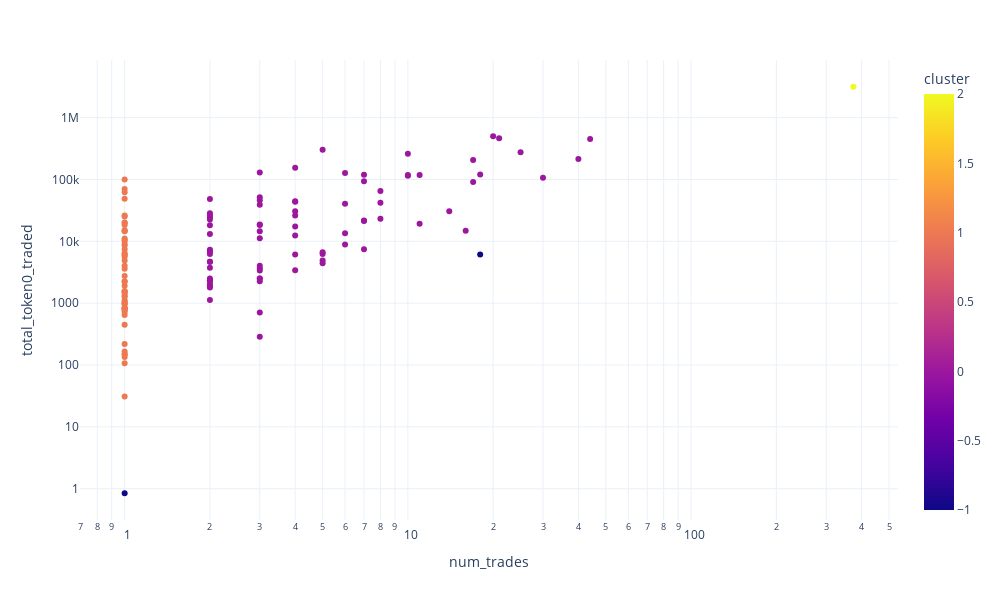

This figure's notebook cell:
### Code cell
px.scatter(summary_df, x='num_trades',y='total_token0_traded', color='cluster', height=600, width=1000,log_x=True, log_y=True, template='plotly_white')

### Figure 1 — Plotly figure (JSON) as saved in the notebook; plotly's stock layout.template omitted (floating-point values rounded to 4 significant figures; data arrays with more than 128 entries replaced by an {"elided": "..."} marker saying what was removed)
{"data": [{"hovertemplate": "num_trades=%{x}<br>total_token0_traded=%{y}<br>cluster=%{marker.color}<extra></extra>", "legendgroup": "", "marker": {"color": {"elided": "139 int values"}, "coloraxis": "coloraxis", "symbol": "circle"}, "mode": "markers", "name": "", "orientation": "v", "showlegend": false, "type": "scatter", "x": {"elided": "139 int values"}, "xaxis": "x", "y": {"elided": "139 float values"}, "yaxis": "y"}], "layout": {"coloraxis": {"colorbar": {"title": {"text": "cluster"}}, "colorscale": [[0, "#0d0887"], [0.1111, "#46039f"], [0.2222, "#7201a8"], [0.3333, "#9c179e"], [0.4444, "#bd3786"], [0.5556, "#d8576b"], [0.6667, "#ed7953"], [0.7778, "#fb9f3a"], [0.8889, "#fdca26"], [1, "#f0f921"]]}, "height": 600, "legend": {"tracegroupgap": 0}, "margin": {"t": 60}, "width": 1000, "xaxis": {"anchor": "y", "domain": [0, 1], "title": {"text": "num_trades"}, "type": "log"}, "yaxis": {"anchor": "x", "domain": [0, 1], "title": {"text": "total_token0_traded"}, "type": "log"}}}
